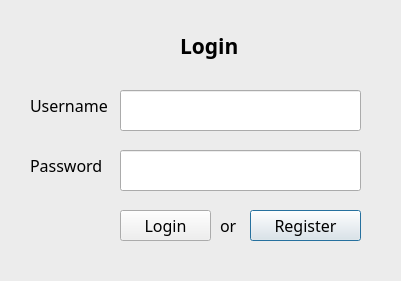
<?xml version="1.0" encoding="UTF-8"?>
<ui version="4.0">
 <class>LoginDialog</class>
 <widget class="QDialog" name="LoginDialog">
  <property name="geometry">
   <rect>
    <x>0</x>
    <y>0</y>
    <width>401</width>
    <height>281</height>
   </rect>
  </property>
  <property name="windowTitle">
   <string>Dialog</string>
  </property>
  <widget class="QGroupBox" name="login_group">
   <property name="geometry">
    <rect>
     <x>-20</x>
     <y>-10</y>
     <width>491</width>
     <height>311</height>
    </rect>
   </property>
   <property name="font">
    <font>
     <family>mononoki Nerd Font</family>
     <pointsize>12</pointsize>
    </font>
   </property>
   <property name="title">
    <string/>
   </property>
   <widget class="QLineEdit" name="username">
    <property name="geometry">
     <rect>
      <x>140</x>
      <y>100</y>
      <width>241</width>
      <height>41</height>
     </rect>
    </property>
   </widget>
   <widget class="QLineEdit" name="password">
    <property name="geometry">
     <rect>
      <x>140</x>
      <y>160</y>
      <width>241</width>
      <height>41</height>
     </rect>
    </property>
   </widget>
   <widget class="QLabel" name="label">
    <property name="geometry">
     <rect>
      <x>50</x>
      <y>100</y>
      <width>91</width>
      <height>31</height>
     </rect>
    </property>
    <property name="text">
     <string>Username</string>
    </property>
   </widget>
   <widget class="QLabel" name="label_2">
    <property name="geometry">
     <rect>
      <x>50</x>
      <y>160</y>
      <width>91</width>
      <height>31</height>
     </rect>
    </property>
    <property name="text">
     <string>Password</string>
    </property>
   </widget>
   <widget class="QLabel" name="label_3">
    <property name="geometry">
     <rect>
      <x>200</x>
      <y>40</y>
      <width>71</width>
      <height>31</height>
     </rect>
    </property>
    <property name="font">
     <font>
      <family>mononoki Nerd Font</family>
      <pointsize>16</pointsize>
      <weight>75</weight>
      <italic>false</italic>
      <bold>true</bold>
     </font>
    </property>
    <property name="text">
     <string>Login</string>
    </property>
   </widget>
   <widget class="QPushButton" name="register_btn">
    <property name="geometry">
     <rect>
      <x>270</x>
      <y>220</y>
      <width>111</width>
      <height>31</height>
     </rect>
    </property>
    <property name="text">
     <string>Register</string>
    </property>
   </widget>
   <widget class="QPushButton" name="login_btn">
    <property name="geometry">
     <rect>
      <x>140</x>
      <y>220</y>
      <width>91</width>
      <height>31</height>
     </rect>
    </property>
    <property name="text">
     <string>Login</string>
    </property>
   </widget>
   <widget class="QLabel" name="label_7">
    <property name="geometry">
     <rect>
      <x>240</x>
      <y>220</y>
      <width>31</width>
      <height>31</height>
     </rect>
    </property>
    <property name="text">
     <string>or</string>
    </property>
   </widget>
  </widget>
 </widget>
 <resources/>
 <connections/>
</ui>
